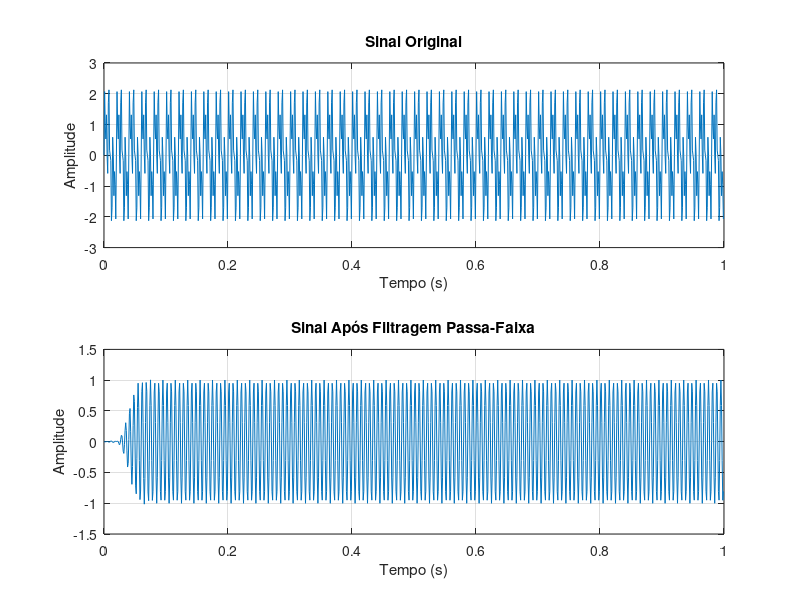
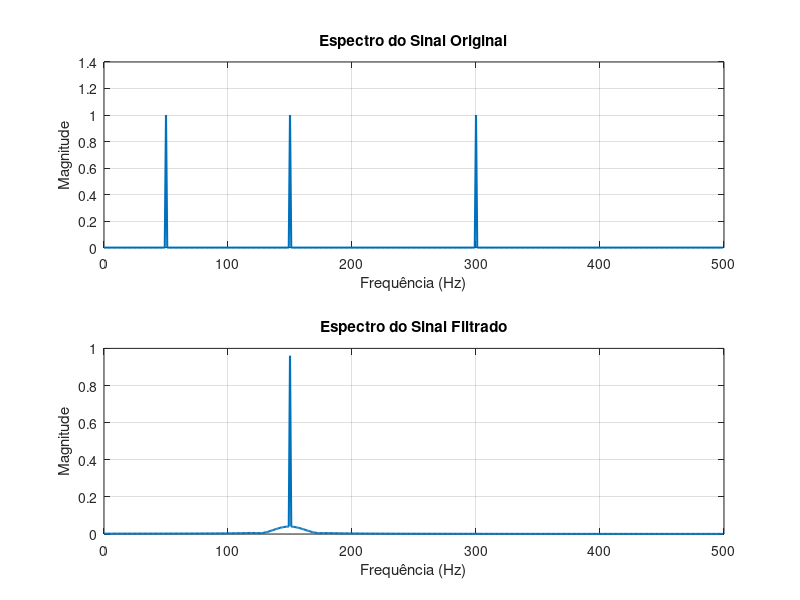
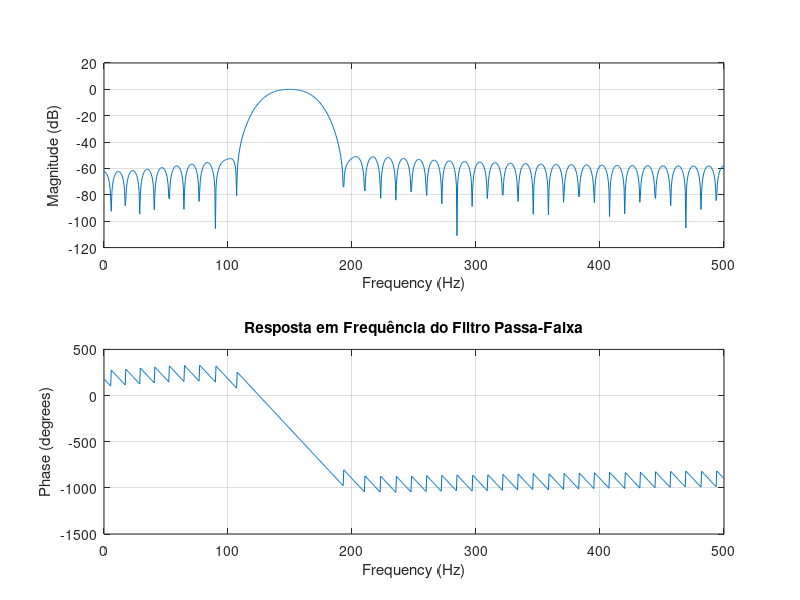

The MATLAB script that drew these images, in order:
% ----------------------------------------------------------
% Parâmetros do sinal
% ----------------------------------------------------------
Fs = 1000;              % Frequência de amostragem (Hz)
T = 1/Fs;
t = 0:T:1-T;

% ----------------------------------------------------------
% Sinal composto
% ----------------------------------------------------------
f1 = 50;                % Hz
f2 = 150;               % Hz (frequência de interesse)
f3 = 300;               % Hz

x = sin(2*pi*f1*t) + ...
    sin(2*pi*f2*t) + ...
    sin(2*pi*f3*t);

% ----------------------------------------------------------
% Projeto do filtro passa-faixa FIR
% ----------------------------------------------------------
f_inf = 130;            % Limite inferior (Hz)
f_sup = 170;            % Limite superior (Hz)

ordem = 80;

Wn = [f_inf f_sup]/(Fs/2);

b = fir1(ordem, Wn, "bandpass");

% Aplicação do filtro
y = filter(b, 1, x);

% ----------------------------------------------------------
% FFT
% ----------------------------------------------------------
N = length(x);

X = abs(fft(x))/N;
Y = abs(fft(y))/N;

f = (0:N-1)*(Fs/N);

% ----------------------------------------------------------
% Sinal no tempo
% ----------------------------------------------------------
figure;

subplot(2,1,1);
plot(t,x);
grid on;
title('Sinal Original');
xlabel('Tempo (s)');
ylabel('Amplitude');

subplot(2,1,2);
plot(t,y);
grid on;
title('Sinal Após Filtragem Passa-Faixa');
xlabel('Tempo (s)');
ylabel('Amplitude');

% ----------------------------------------------------------
% Espectros
% ----------------------------------------------------------
figure;

subplot(2,1,1);
plot(f(1:N/2),2*X(1:N/2),'LineWidth',1.5);
grid on;
title('Espectro do Sinal Original');
xlabel('Frequência (Hz)');
ylabel('Magnitude');

subplot(2,1,2);
plot(f(1:N/2),2*Y(1:N/2),'LineWidth',1.5);
grid on;
title('Espectro do Sinal Filtrado');
xlabel('Frequência (Hz)');
ylabel('Magnitude');

% ----------------------------------------------------------
% Resposta em frequência do filtro
% ----------------------------------------------------------
figure;

freqz(b,1,1024,Fs);
title('Resposta em Frequência do Filtro Passa-Faixa');

% ----------------------------------------------------------
% Informações
% ----------------------------------------------------------
fprintf('\n');
fprintf('Frequências presentes no sinal:\n');
fprintf('50 Hz\n');
fprintf('150 Hz (frequência desejada)\n');
fprintf('300 Hz\n');

fprintf('\nFaixa de passagem do filtro:\n');
fprintf('%d Hz até %d Hz\n',f_inf,f_sup);
